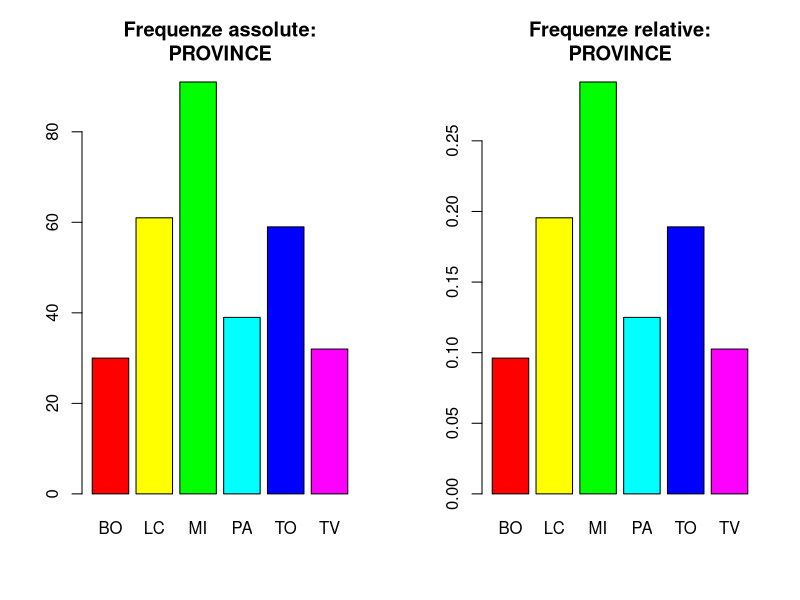
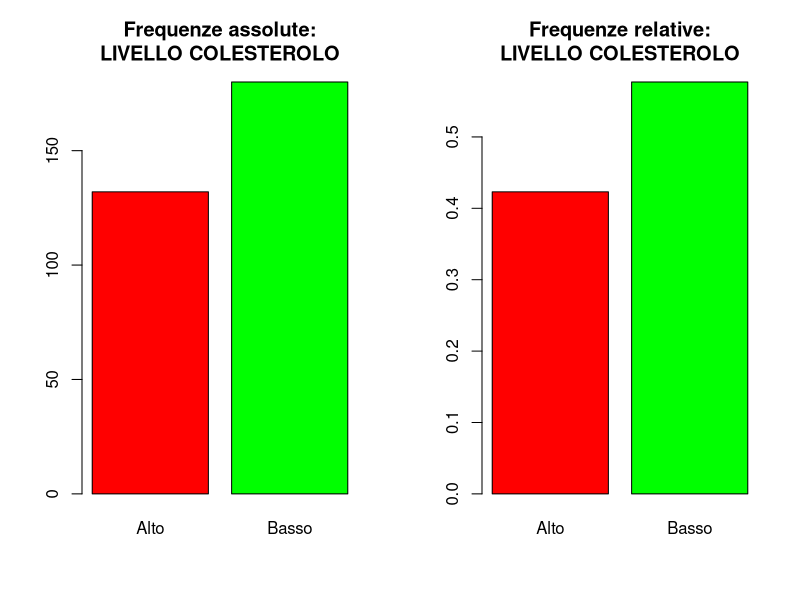
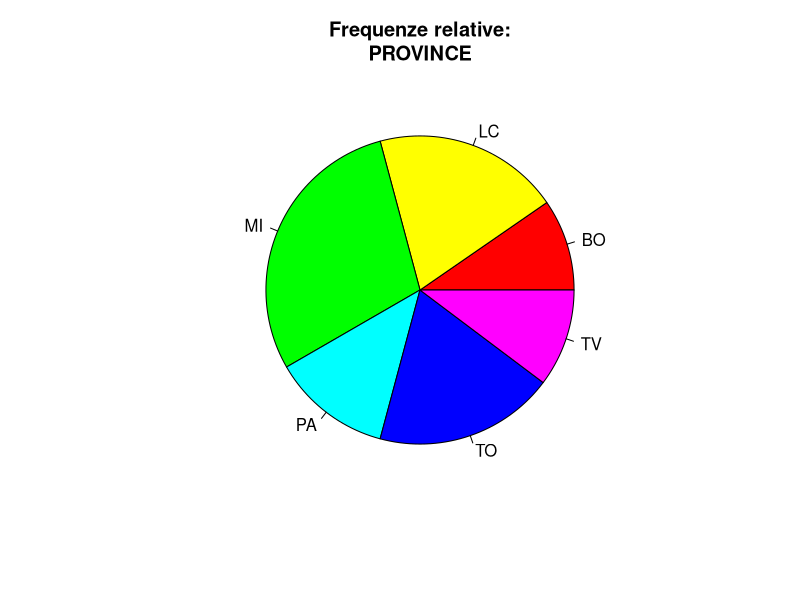
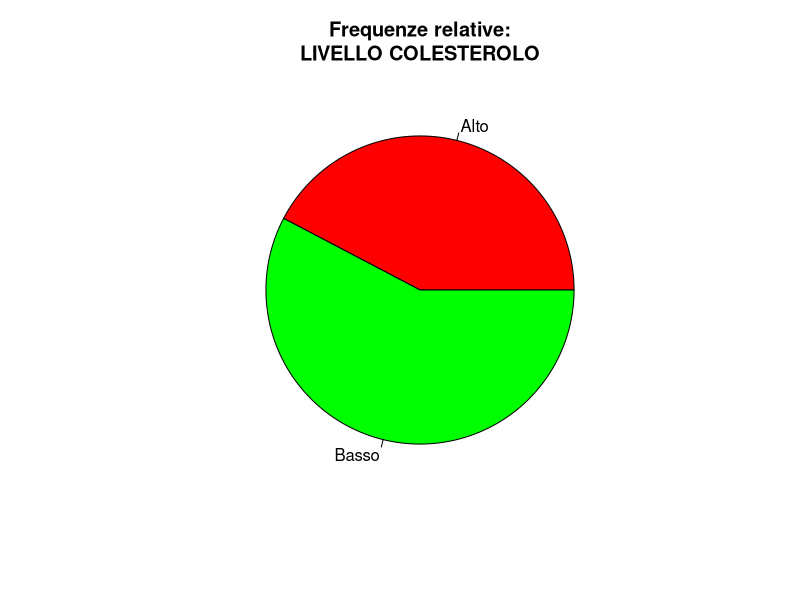
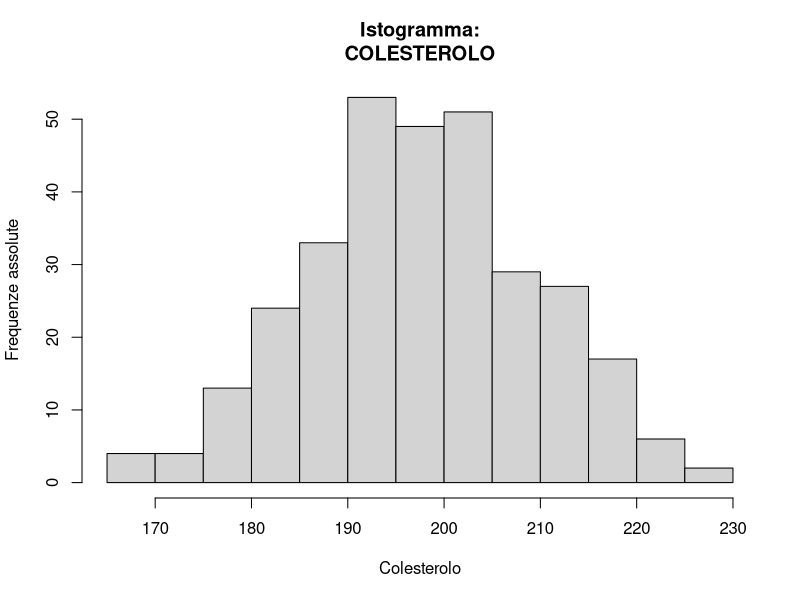
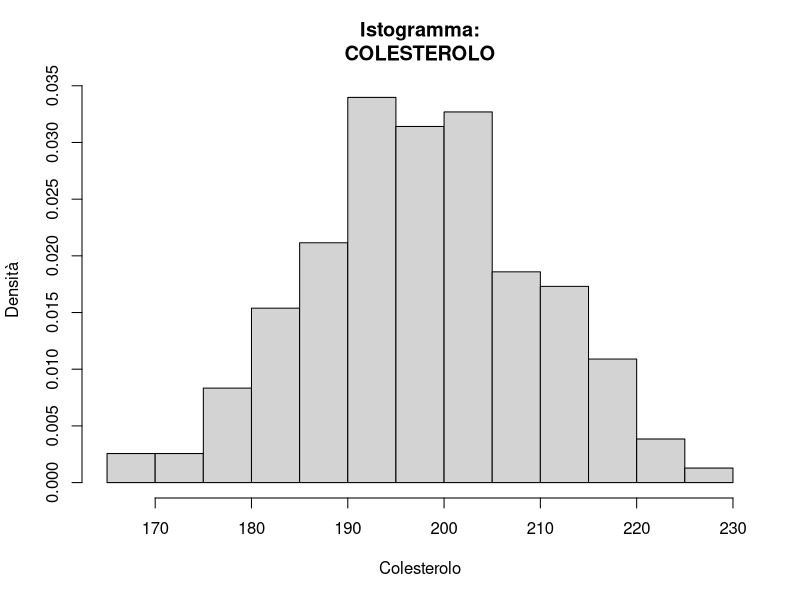
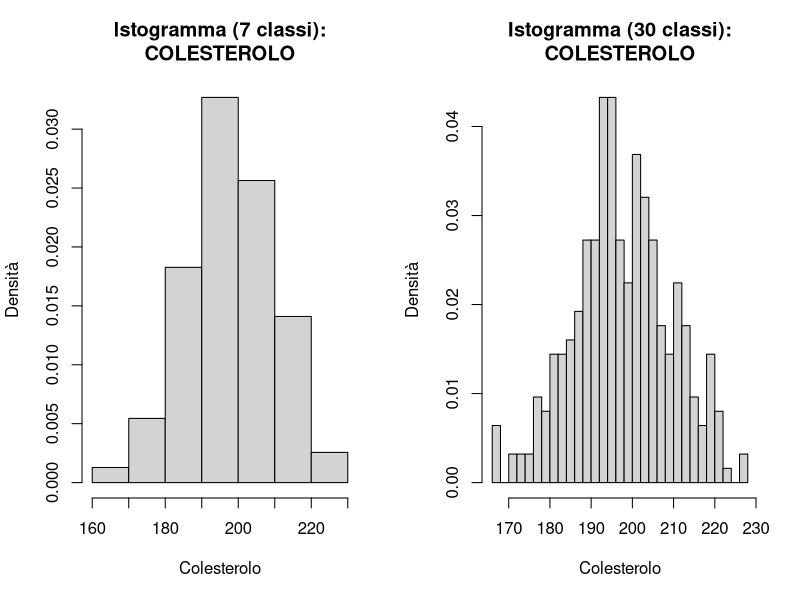
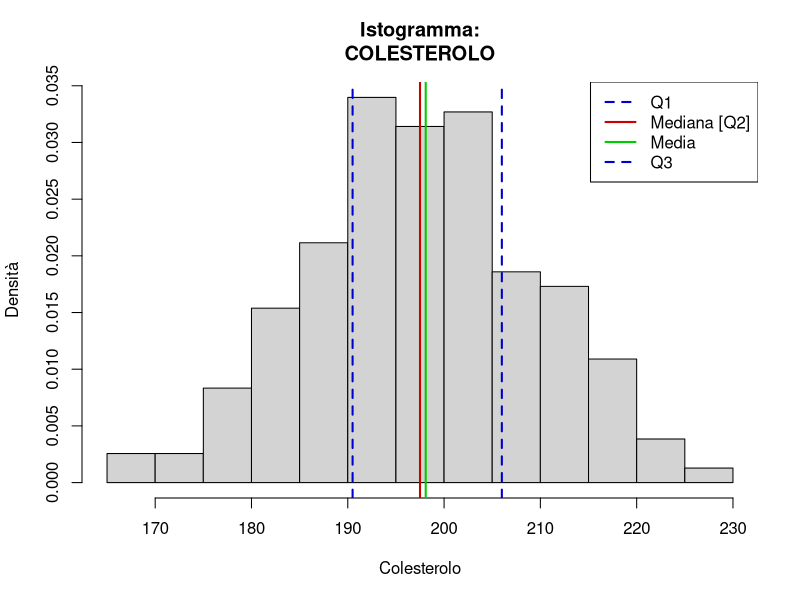

Here is the R script that generated these plots, in order:
#'###########################################################'#
#'########               LABORATORIO 1               ########'#
#'######## INTRODUZIONE A R & STATISTICA DESCRITTIVA ########'#
#'###########################################################'#

# Argomenti del primo laboratorio:
# 1 - Primi passi: variabili, vettori, matrici 
# 2 - Dataframe 
# 3 - Analisi descrittiva di una variabile categorica
# 4 - Analisi descrittiva di una variabile numerica

# IMPOSTARE LA WORKING DIRECTORY (CARTELLA DI LAVORO): -------------------------
# Da interfaccia:
# 'Session' -> 'Set Working Directory' -> 'Choose Directory' -> ...

# Da console:
# setwd( 'C:/percorso/file' )

# Da pacchetto:
if(!require(rstudioapi)) install.packages("rstudioapi")
setwd(dirname(rstudioapi::getActiveDocumentContext()$path))

# CONOSCERE LA WORKING DIRECTORY (CARTELLA DI LAVORO):
getwd()

# CONOSCERE I FILES PRESENTI NELLA DIRECTORY:
dir()

# HELP 
# help( nome_comando )

help( getwd )

?getwd

# 1 - PRIMI PASSI ------------------------------------------------------------------
(17*0.35)+(1/2)-exp(1)+log(3)-2^2

### OGGETTI IN R: ASSEGNARE VALORI A VARIABILI ---------------------------------
# 1. Scalari
a = 1

b = 3

a + b

a = b

# 2. Vettori
v = c( 6, 1, -7, 12 )
v

length(v)

# 3. Matrici
M = matrix( data = c( 1, 2, 3, 4, 5, 6, 7, 8, 9, 10, 11, 12 ),
            nrow = 4, ncol = 3, byrow = FALSE)
M

dim( M )

### ESTRAZIONE DI ELEMENTI DA UN VETTORE ---------------------------------------

# R è 1-indexed: il primo elemento di un vettore è in posizione 1
# L'operatore () contraddistingue le chiamate a funzioni (es.: length())
# L'operatore [] contraddistingue gli accessi a vettori/matrici

# 1. Accesso diretto agli elementi
v

v[ 2 ]          # secondo elemento di v

v[ c( 1, 3 ) ]  # primo e terzo elemento di v

v[ -1 ]         # tutto il vettore v tranne il primo elemento

# 2. which()
# La funzione which(condizione) restituisce gli INDICI di tutti gli elementi che
# soddisfano la condizione logica specificata
w = c( 5, 9, 9, 9, 9, 1, 1 )

which( w == 5 )

which( w != 5 )  

which( w > 1 ) 

which( w > 1 & w <= 5 )

which( w > 6 | w == 7 )

# 3. unique()
# La funzione unique(vettore) permette di determinare i valori univoci di un
# vettore
w
unique( w )

# E se volessimo sapere quanti elementi unici ci sono in un vettore?
length( unique( w ) ) 

# 4. Condizione logica sull'intero vettore
w > 1

w == 7

### ESTRAZIONE DI ELEMENTI DA UNA MATRICE --------------------------------------

M

# Accesso diretto ad elementi
M[ 2, 3 ]

M[ 4, c( 1, 3 ) ]

# Accesso ad intere colonne o righe
M[ 3, ]

M[ , 2 ]

# Visualizzazione e rimozione delle variabili
ls()              # fornisce la lista delle variabili esistenti

rm( a )           # rimuove la variabile a

ls()

rm( list = ls() ) # rimuove tutte le variabili nel workspace

# Pulizia della console
# Windows: ctrl + l
# macOS: Options + Command + l

ls()
# 2 - DATAFRAME ----------------------------------------------------------------

### LA STRUTTURA DATI DATA.FRAME -----------------------------------------------
# I dataframe sono oggetti costituiti da vettori di uguale lunghezza, ma non
# necessariamente dello stesso tipo. Contrariamente alle matrici, il dataframe
# è più flessibile e può essere utilizzato con dati di tipo diverso tra loro

# Importazione di un nuovo dataframe
# Prima si deve localizzare dove si trova il file da importare
# setwd("C:/percorso/cartella/dove/si/trova/il/dataset")

pazienti = read.table( "pazienti.txt", header = TRUE, stringsAsFactors = FALSE)
# header = TRUE: il file importato contiene i nomi delle variabili nella prima riga
# stringAsFactors = FALSE: le variabili character come stringhe (non come factor)

names( pazienti ) # mostra i nomi delle variabili nel dataframe 

head( pazienti )  # mostra le prime sei righe del dataframe

tail( pazienti )  # mostra le ultime sei righe del dataframe

pazienti

# Accedere alle variabili del dataframe
pazienti$Peso

# Dati mancanti
is.na( pazienti ) 

sum( is.na( pazienti ) )

# Che tipo di variabili ci sono nel nostro dataframe?
# Quali sono variabili categoriche e quali numeriche?

str( pazienti )

class( pazienti )

class( pazienti$Sesso )

# Creazione di una variabile categorica tramite factor
pazienti$Sesso = as.factor( pazienti$Sesso )

class( pazienti$Sesso )

levels( pazienti$Sesso ) # livelli/categorie della variabile qualitativa

# VARIABILI CATEGORICHE 
# Selezionare le femmine
femmine = pazienti[ which( pazienti$Sesso == 'F' ) , ]

dim( femmine )

# Come calcolare il numero di femmine senza creare un nuovo dataframe? 
length( which( pazienti$Sesso == 'F' ) )
dim( femmine )[1]

# Tabella di frequenza (per variabile categorica/factor)
table( pazienti$Sesso )

table( pazienti$Peso ) # non molto leggibile (variabile numerica)!

# 3 - ANALISI DESCRITTIVA DI UNA VARIABILE QUALITATIVA (DATI CATEGORICI) -------

# Analisi di variabili qualitative:
# 1. Tabella di distribuzione di frequenze per le categorie della variabile
# 2. Grafici (diagrammi a barre e a torta)

### RICHIESTA 1: da quali province provengono gli pazienti?

# factor() converte l'argomento in realizzazioni di una variabile categorica,
# i cui valori possibili sono riportati in levels
pazienti$Provincia = as.factor( pazienti$Provincia )

# Specificare i levels non è necessario, ma permette di ordinare i levels 
# come si vuole (default: ordine alfabetico)
levels( pazienti$Provincia )

# Tabella delle frequenze assolute
freq_ass = table( pazienti$Provincia )
freq_ass

# Tabella delle frequenze relative
freq_rel = table( pazienti$Provincia ) / length( pazienti$Provincia )   # oppure: prop.table( freq_ass )
freq_rel

sum( freq_rel )

### RICHIESTA 2: rappresentare graficamente le frequenze assolute e relative

# Primo grafico
dev.new()
par( mfrow = c( 1, 2 ) )
barplot( table( pazienti$Provincia ),
         col = rainbow( length( levels( as.factor( pazienti$Provincia ) ) ) ),
         main = 'Frequenze assolute:\nPROVINCE' )
barplot( table( pazienti$Provincia ) / sum( table( pazienti$Provincia ) ),
         col = rainbow( length( levels( as.factor( pazienti$Provincia ) ) ) ),
         main = 'Frequenze relative:\nPROVINCE' )

# Secondo grafico
dev.new()
par( mfrow = c( 1, 2 ) )
barplot( table( pazienti$Esito ), col = c( 'red', 'green' ),
         main = 'Frequenze assolute:\nLIVELLO COLESTEROLO' )
barplot( table( pazienti$Esito ) / sum( table( pazienti$Esito ) ), col = c( 'red', 'green' ),
         main = 'Frequenze relative:\nLIVELLO COLESTEROLO' )

# Terzo grafico
dev.new()
pie( table( pazienti$Provincia ) / sum( table( pazienti$Provincia ) ),
     col = rainbow( length( levels( as.factor( pazienti$Provincia ) ) ) ),
     main = 'Frequenze relative:\nPROVINCE' )

# Quarto grafico
dev.new()
pie ( table( pazienti$Esito ) / sum( table( pazienti$Esito ) ), col = c( 'red', 'green' ),
      main = 'Frequenze relative:\nLIVELLO COLESTEROLO' )


# 4 - ANALISI DESCRITTIVA DI UNA VARIABILE QUANTITATIVA ------------------------
# Le variabili quantitative possono essere descritte numericamente,
# utilizzando opportuni indici di posizione e di dispersione
# e, graficamente, mediante istogrammi e boxplot.

### RICHIESTA 1: calcolare i principali indici statistici di posizione e di
### dispersione della variabile "Peso"

N = dim( pazienti )[1]

# Media campionaria dei dati: media = sum_i(x_i) / N
media = mean( pazienti$Peso )
media
# oppure:
media = sum( pazienti$Peso ) / N
media

# Varianza campionaria dei dati: varianza = sum_i(x_i - media)^2 / (N-1)
varianza = var( pazienti$Peso )
varianza
# oppure:
varianza = sum( ( pazienti$Peso - media )^2 ) / ( N - 1 )
varianza

# Deviazione standard campionaria: dev_std = sqrt( varianza )
dev_std = sd( pazienti$Peso ) 
dev_std
# oppure:
dev_std = sqrt(varianza)
dev_std

# Range
r = range( pazienti$Peso )
r
# oppure:
r = c( min( pazienti$Peso ), max( pazienti$Peso ) )
r

# Differenza tra massimo e minimo elemento
diff(r)
# oppure:
r[2]-r[1]

# Mediana: valore centrale del dataset
# Dopo aver ordinato i dati:
#   - se N è DISPARI, mediana = (N+1)/2 -esima osservazione
#   - se N è PARI,    mediana = media tra N/2 -esima osservazione e
#                               (N/2 + 1) -esima osservazione
median( pazienti$Peso )

# Moda: valore che si verifica con maggiore frequenza nei dati
# Nota: non per forza questo valore è unico
freq_ass = table( pazienti$Peso )
freq_ass

max_freq_ass = max( freq_ass )
max_freq_ass

moda = freq_ass[ freq_ass == max_freq_ass ]
moda

# Alternativamente, sarebbe più appropriato dividere i valori della variabile
# "Peso" in intervalli, associando ogni intervallo ad una classe, per poi
# identificare la classe modale (con frequenza maggiore)

# Quantili e Quartili
# Dopo aver ordinato i dati:
#   - Primo quartile   (Q1)  :  x tale per cui il 25% dei dati è minore di x
#   - Secondo quartile (Q2)  :  x tale per cui il 50% dei dati è minore di x
#   - Terzo quartile   (Q3)  :  x tale per cui il 75% dei dati è minore di x
# Nota: Q2 = mediana
quantile( pazienti$Peso, probs = 0.25 ) # Q1

quantile( pazienti$Peso, probs = 0.50 ) # Q2
median( pazienti$Peso )

quantile( pazienti$Peso, probs = 0.75 ) # Q3

# Range interquartile: IQR = Q3 - Q1
IQR = quantile( pazienti$Peso, probs = 0.75 ) - quantile( pazienti$Peso, probs = 0.25 )
# oppure:
IQR( pazienti$Peso )

# Quartili (riassunto)
quantile( pazienti$Peso )

# Quantile di ordine p: x tale per cui il 100p% dei dati è minore di x
p = 0.85
quantile( pazienti$Peso, probs = p )

# Quantili di ordine 0%, 10%, 20%, ..., 80%, 90%, 100%
p =  (0:10)  / 10
quantile( pazienti$Peso, probs = p )

# Valori di sintesi (media, minimo, massimo e tre quartili)
summary( pazienti$Peso )

### RICHIESTA 2: visualizzare graficamente la distribuzione della variabile
### "Colesterolo"

# 2.1 Istogramma

# Istruzioni:
#   - dividere il range dei dati in classi (intervalli)
#   - calcolare, per ogni classe, le frequenze relative e densità
#      [ densità = ( frequenza relativa ) / ( ampiezza intervallo classe ) ]
#   - in corrispondenza di ogni classe disegnare rettangoli di area pari alla
#      frequenza relativa della classe considerata (ovvero di altezza pari alla
#      densità)

# Istogramma con ordinata = frequenze assolute
dev.new()
hist( pazienti$Colesterolo,
      xlab = 'Colesterolo', ylab = 'Frequenze assolute',
      main = 'Istogramma:\nCOLESTEROLO' )

# Istogramma con ordinata = densità (freq_rel = densità * ampiezza intervallo classe ) 
dev.new()
hist( pazienti$Colesterolo, prob = TRUE,
      xlab = 'Colesterolo', ylab = 'Densità',
      main = 'Istogramma:\nCOLESTEROLO' )

# Istogramma con breaks = 7
dev.new()
par( mfrow = c( 1, 2 ) )
hist( pazienti$Colesterolo, prob = TRUE, breaks = 7,
      xlab = 'Colesterolo', ylab = 'Densità',
      main = 'Istogramma (7 classi):\nCOLESTEROLO' )

# Istogramma con breaks = 30
hist( pazienti$Colesterolo, prob = TRUE, breaks = 30,
      xlab = 'Colesterolo', ylab = 'Densità',
      main = 'Istogramma (30 classi):\nCOLESTEROLO' )

# Possibili scelte del numero di classi:
#   - breaks = sqrt(N)
#   - breaks = ceiling( 1 + log2( N ) )
#   - breaks = scelta manuale dell'utente

# Tabella di distribuzione di frequenze
istogramma = hist( pazienti$Colesterolo, plot = FALSE )

# La funzione restituisce un oggetto con i seguenti attributi:
# breaks: estremi delle classi
# counts: frequenze assolute delle classi
# density: densità associate alle classi
# mids: valori centrali delle classi
# xname: nome della variabile
# equidist: TRUE se le classi hanno tutte la stessa ampiezza; FALSE altrimenti

estremi_classi = istogramma$breaks
estremi_classi

freq_ass = istogramma$counts
freq_ass

N = sum( freq_ass )   # oppure: N = length( pazienti$Colesterolo )
N

freq_rel = ( freq_ass ) / N
freq_rel

density = istogramma$density
density

# Dato che densità = freq_rel/(ampiezza intervallo classe), segue che:
freq_rel2 = density * diff( estremi_classi )
freq_rel
freq_rel2

# La distribuzione del colesterolo è simmetrica?
Q1 = quantile( pazienti$Colesterolo, probs = 0.25, type = 2 ) # Q1
Q2 = quantile( pazienti$Colesterolo, probs = 0.50, type = 2 ) # Q2
Q3 = quantile( pazienti$Colesterolo, probs = 0.75, type = 2 ) # Q3

dev.new()
hist( pazienti$Colesterolo, prob = TRUE,
      xlab = 'Colesterolo', ylab = 'Densità',
      main = 'Istogramma:\nCOLESTEROLO' )
abline( v = Q1, col = 'blue3', lwd = 2, lty = 2 )
abline( v = Q2, col = 'red3', lwd = 2 )
abline( v = mean( pazienti$Colesterolo ), col = 'green3', lwd = 2 )
abline( v = Q3, col = 'blue3', lwd = 2, lty = 2 )
legend( 'topright', legend = c( 'Q1', 'Mediana [Q2]', 'Media', 'Q3' ),
        col = c( 'blue3', 'red3', 'green3', 'blue3' ),
        lwd = c( 2, 2, 2, 2 ), lty = c( 2, 1, 1, 2 ) )

# Nota: dall'istogramma non si rilevano particolari asimmetrie

# 2.2 Box plot
#   - eventuali asimmetrie della distribuzione
#   - presenza di eventuali valori estremi (outliers).

# Istruzioni:
#   - costruire un rettangolo con basi inferiore e superiore uguali,
#     rispettivamente, al primo e al terzo quartile (il rettangolo contiene
#     il 50% centrale delle osservazioni)
#   - all'interno del rettangolo tracciare una linea in corrispondenza
#     della mediana
#   - tracciare il primo baffo del box plot collegando la base inferiore
#     del rettangolo all'osservazione più bassa maggiore di lim_inf = Q1-1.5*IQR
#   - tracciare il secondo baffo del box plot collegando la base superiore
#     del rettangolo all'osservazione più alta minore di lim_sup = Q3+1.5*IQR
#   - segnalare la presenza di eventuali outliers (osservazioni fuori dal range
#   - definito da lim_inf e lim_sup).

# Box plot
dev.new()
boxplot( pazienti$Colesterolo, ylab = 'Colesterolo', col = 'lightblue',
         main = 'Box plot:\nCOLESTEROLO' )

# Box plot vs. Istogramma: COLESTEROLO
dev.new()
par( mfrow = c( 2, 1 ) )
boxplot( pazienti$Colesterolo, xlab = 'Colesterolo', col = 'lightblue',
         main = 'Box plot:\nCOLESTEROLO', horizontal = TRUE, ylim = c( 165, 230 ) )
abline( v = Q1, col = 'blue3', lwd = 2, lty = 2 )
abline( v = Q2, col = 'red3', lwd = 2 )
abline( v = mean( pazienti$Colesterolo ), col = 'green3', lwd = 2 )
abline( v = Q3, col = 'blue3', lwd = 2, lty = 2 )

hist( pazienti$Colesterolo, prob = TRUE,
      xlab = 'Colesterolo', ylab = 'Densità',
      main = 'Istogramma:\nCOLESTEROLO' )
abline( v = Q1, col = 'blue3', lwd = 2, lty = 2 )
abline( v = Q2, col = 'red3', lwd = 2 )
abline( v = mean( pazienti$Colesterolo ), col = 'green3', lwd = 2 )
abline( v = Q3, col = 'blue3', lwd = 2, lty = 2 )

# Box plot vs. Istogramma: GLICEMIA
Q1 = quantile( pazienti$Glicemia, probs = 0.25, type = 2 ) # Q1
Q2 = quantile( pazienti$Glicemia, probs = 0.50, type = 2 ) # Q2
Q3 = quantile( pazienti$Glicemia, probs = 0.75, type = 2 ) # Q3

dev.new()
par( mfrow = c( 2, 1 ) )
boxplot( pazienti$Glicemia, xlab = 'Glicemia', col = 'lightblue',
         main = 'Box plot:\nGLICEMIA', horizontal = TRUE, ylim = c( 60, 320 ) )
abline( v = Q1, col = 'blue3', lwd = 2, lty = 2 )
abline( v = Q2, col = 'red3', lwd = 2 )
abline( v = mean( pazienti$Glicemia ), col = 'green3', lwd = 2 )
abline( v = Q3, col = 'blue3', lwd = 2, lty = 2 )

hist( pazienti$Glicemia, prob = TRUE,
      xlab = 'Glicemia', ylab = 'Densità',
      main = 'Istogramma:\nGLICEMIA' )
abline( v = Q1, col = 'blue3', lwd = 2, lty = 2 )
abline( v = Q2, col = 'red3', lwd = 2 )
abline( v = mean( pazienti$Glicemia ), col = 'green3', lwd = 2 )
abline( v = Q3, col = 'blue3', lwd = 2, lty = 2 )

# La distribuzione della glicemia nei pazienti risulta caratterizzata da
# asimmetria positiva, con media superiore alla mediana.
